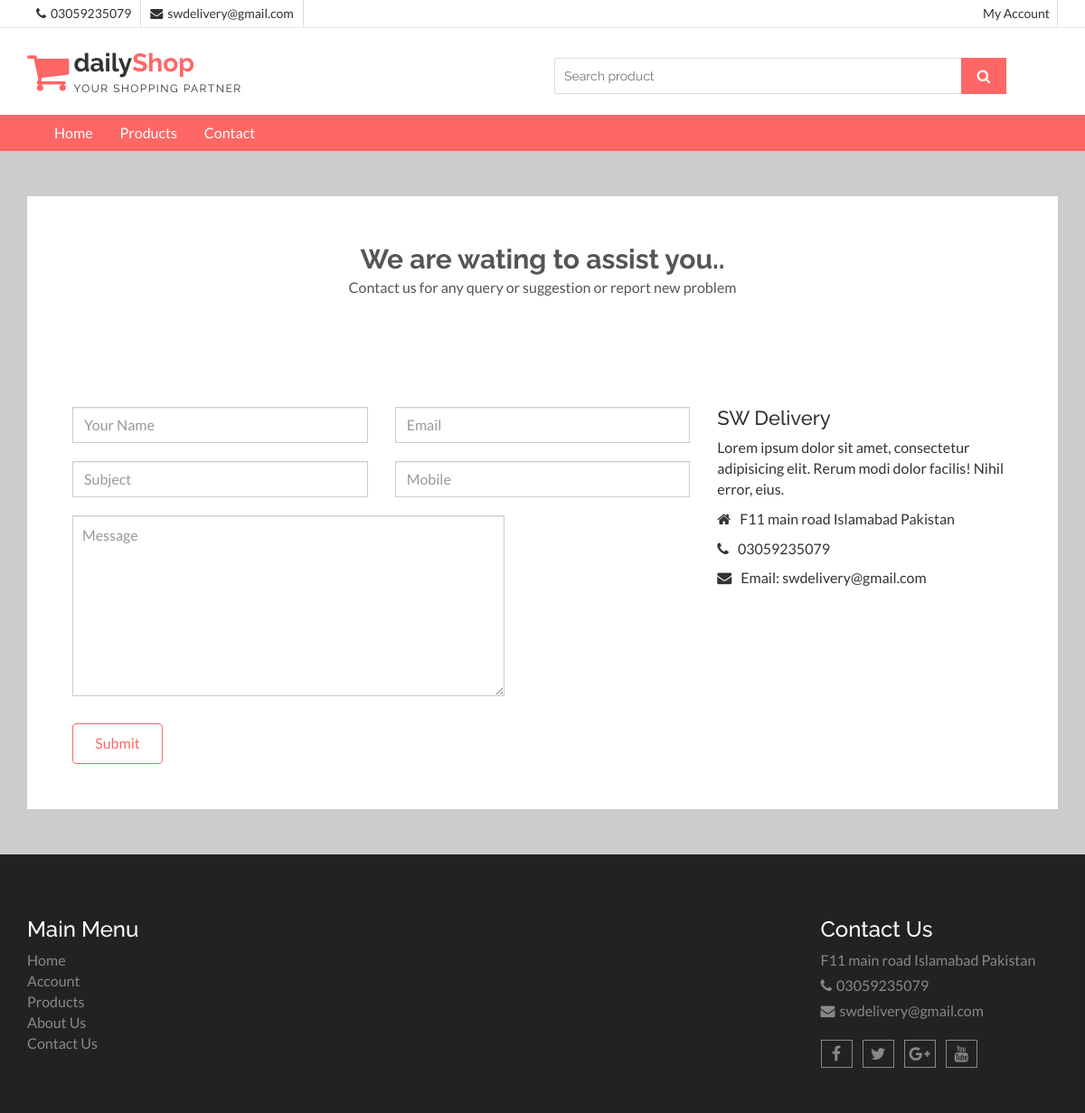
/shopkeeper/contact.php, run on the app's committed database.
### tables this page shows
CREATE TABLE `companyinfo` (
  `name` varchar(50) DEFAULT NULL,
  `mobile` varchar(20) DEFAULT NULL,
  `email` varchar(40) DEFAULT NULL,
  `address` varchar(255) DEFAULT NULL
);

### include/DBHelper.php (called while the page is built, shortened)
<?php
class DBHelper{
    public static function get($query)
    {
        $con=$GLOBALS["con"];
        return $con->query($query);
    }
}
?>

### shopkeeper/contact.php (the view, shortened to what this page needs)
<?php include("include/header.php"); ?>
  <?php include("include/nav.php"); ?>
 <section id="aa-contact">
   <div class="container">
     <div class="row">
       <div class="col-md-12">
         <div class="aa-contact-area">
           <div class="aa-contact-top">
             <h2>We are wating to assist you..</h2>
             <p>Contact us for any query or suggestion or report new problem</p>
           </div>
           <div class="aa-contact-address">
             <div class="row">
               <div class="col-md-8">
                 <div class="aa-contact-address-left">
                   <form class="comments-form contact-form" action="" method="post">
                    <div class="row">
                      <div class="col-md-6">
                        <div class="form-group">
                          <input required name="name" type="text" placeholder="Your Name" class="form-control">
                        </div>
                      </div>
                      <div class="col-md-6">
                        <div class="form-group">
                          <input required name="email" type="email" placeholder="Email" class="form-control">
                        </div>
                      </div>
                    </div>
                     <div class="row">
                      <div class="col-md-6">
                        <div class="form-group">
                          <input required name="subject" type="text" placeholder="Subject" class="form-control">
                        </div>
                      </div>
                      <div class="col-md-6">
                        <div class="form-group">
                          <input required name="mobile" type="text" placeholder="Mobile" class="form-control">
                        </div>
                      </div>
                    </div>
                    <div class="form-group">
                      <textarea required name="message" class="form-control" rows="3" placeholder="Message"></textarea>
                    </div>
                    <button name="submit" class="aa-secondary-btn">Submit</button>
                  </form>
                 </div>
               </div>
               <div class="col-md-4">
                 <div class="aa-contact-address-right">
                   <address>
                     <h4><?php echo $info["name"];?></h4>
                     <p>Lorem ipsum dolor sit amet, consectetur adipisicing elit. Rerum modi dolor facilis! Nihil error, eius.</p>
                     <p><span class="fa fa-home"></span><?php echo $info["address"];?></p>
                     <p><span class="fa fa-phone"></span><?php echo $info["mobile"];?></p>
                     <p><span class="fa fa-envelope"></span>Email: <?php echo $info["email"];?></p>
                   </address>
                 </div>
               </div>
             </div>
           </div>
         </div>
       </div>
     </div>
   </div>
 </section>
  <?php include("include/footer.php"); ?>
  </body>
</html>

### shopkeeper/include/nav.php (shortened to what this page needs)
<header id="aa-header">
    <div class="aa-header-top">
      <div class="container">
        <div class="row">
          <div class="col-md-12">
            <div class="aa-header-top-area">
              <div class="aa-header-top-left">
                <div class="cellphone hidden-xs">
                  <p><span class="fa fa-phone"></span><?php echo $info["mobile"];?></p>
                </div>
                <div class="cellphone hidden-xs">
                  <p><span class="fa fa-envelope"></span><?php echo $info["email"];?></p>
                </div>
              </div>
              <div class="aa-header-top-right">
                <ul class="aa-head-top-nav-right">
                  <li><a href="account.php">My Account</a></li>
                </ul>
              </div>
            </div>
          </div>
        </div>
      </div>
    </div>
    <div class="aa-header-bottom">
      <div class="container">
        <div class="row">
          <div class="col-md-12">
            <div class="aa-header-bottom-area">
              <div class="aa-logo">
                <a href="index.php">
                  <span class="fa fa-shopping-cart"></span>
                  <p>daily<strong>Shop</strong> <span>Your Shopping Partner</span></p>
                </a>
              </div>
              <div class="aa-search-box">
                <form action="product.php" method="post">
                  <input required type="text" name="query" placeholder="Search product ">
                  <button type="submit"><span class="fa fa-search"></span></button>
                </form>
              </div>
            </div>
          </div>
        </div>
      </div>
    </div>
  </header>
  <section id="menu">
    <div class="container">
      <div class="menu-area">
        <div class="navbar navbar-default" role="navigation">
          <div class="navbar-collapse collapse">
            <ul class="nav navbar-nav">
              <li><a href="index.php">Home</a></li>
              <li><a href="product.php">Products</a></li>
              <li><a href="contact.php">Contact</a></li>
            </ul>
          </div>
        </div>
      </div>
    </div>
  </section>

### shopkeeper/include/footer.php (shortened to what this page needs)
<footer id="aa-footer">
    <div class="aa-footer-top">
     <div class="container">
        <div class="row">
        <div class="col-md-12">
          <div class="aa-footer-top-area">
            <div class="row">
              <div class="col-md-3 col-sm-6">
                <div class="aa-footer-widget">
                  <h3>Main Menu</h3>
                  <ul class="aa-footer-nav">
                    <li><a href="index.php">Home</a></li>
                    <li><a href="account.php">Account</a></li>
                    <li><a href="product.php">Products</a></li>
                    <li><a href="about.php">About Us</a></li>
                    <li><a href="contact.php">Contact Us</a></li>
                  </ul>
                </div>
              </div>
              <div class="col-md-3 col-sm-6">
              </div>
              <div class="col-md-3 col-sm-6">
              </div>
              <div class="col-md-3 col-sm-6">
                <div class="aa-footer-widget">
                  <div class="aa-footer-widget">
                    <h3>Contact Us</h3>
                    <address>
                      <p> <?php echo $info["address"];?></p>
                      <p><span class="fa fa-phone"></span><?php echo $info["mobile"];?></p>
                      <p><span class="fa fa-envelope"></span><?php echo $info["email"];?></p>
                    </address>
                    <div class="aa-footer-social">
                      <a href="#"><span class="fa fa-facebook"></span></a>
                      <a href="#"><span class="fa fa-twitter"></span></a>
                      <a href="#"><span class="fa fa-google-plus"></span></a>
                      <a href="#"><span class="fa fa-youtube"></span></a>
                    </div>
                  </div>
                </div>
              </div>
            </div>
          </div>
        </div>
      </div>
     </div>
    </div>
  </footer>

### shopkeeper/css/theme-color/default-theme.css (style rules this page uses)
h2 { color: #ff6666; }
.aa-secondary-btn { color: #ff6666; }
#aa-header .aa-header-bottom .aa-header-bottom-area .aa-logo a > span { color: #ff6666; }
#aa-header .aa-header-bottom .aa-header-bottom-area .aa-logo a strong { color: #ff6666; }
#aa-header .aa-header-bottom .aa-header-bottom-area .aa-search-box button { background-color: #ff6666; }
#menu { background-color: #ff6666; }
#aa-contact .aa-contact-area .aa-contact-address .aa-contact-address-left .comments-form button { border: 1px solid #ff6666; }

### data on the page
companyinfo: mobile "03059235079", email "swdelivery@gmail.com", name "SW Delivery", address "F11 main road Islamabad Pakistan"
